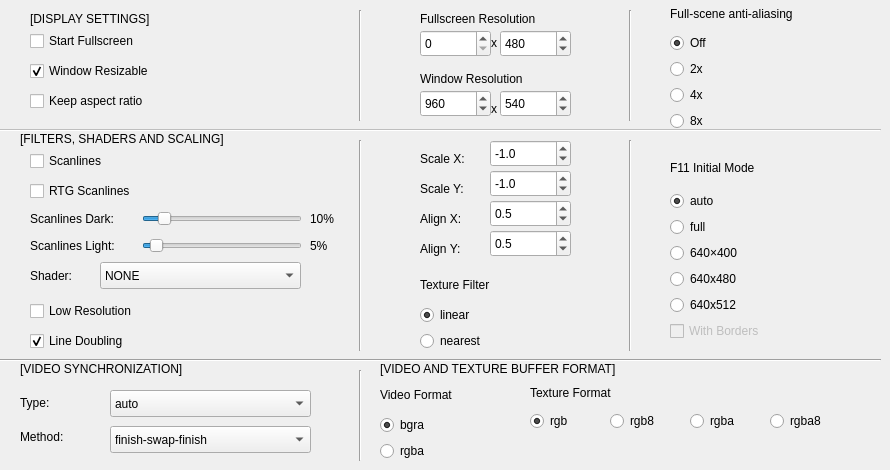
    <widget class="QWidget" name="graphicsMenu">
     <attribute name="icon">
      <iconset resource="ICO.qrc">
       <normaloff>:/Images/Images/graphics.png</normaloff>:/Images/Images/graphics.png</iconset>
     </attribute>
     <attribute name="title">
      <string>Graphics</string>
     </attribute>
     <widget class="QCheckBox" name="displaySettingsStartFullscreenRadioButton">
      <property name="geometry">
       <rect>
        <x>30</x>
        <y>30</y>
        <width>141</width>
        <height>22</height>
       </rect>
      </property>
      <property name="text">
       <string>Start Fullscreen</string>
      </property>
     </widget>
     <widget class="QSpinBox" name="fullscreenResolutionXSpinBox">
      <property name="geometry">
       <rect>
        <x>420</x>
        <y>30</y>
        <width>71</width>
        <height>27</height>
       </rect>
      </property>
      <property name="minimum">
       <number>0</number>
      </property>
      <property name="maximum">
       <number>2048</number>
      </property>
     </widget>
     <widget class="QLabel" name="fullscreenResolutionLabel">
      <property name="geometry">
       <rect>
        <x>420</x>
        <y>10</y>
        <width>151</width>
        <height>17</height>
       </rect>
      </property>
      <property name="text">
       <string>Fullscreen Resolution</string>
      </property>
     </widget>
     <widget class="QLabel" name="fullscreenResolutionIcsLabel">
      <property name="geometry">
       <rect>
        <x>491</x>
        <y>34</y>
        <width>16</width>
        <height>17</height>
       </rect>
      </property>
      <property name="text">
       <string>x</string>
      </property>
     </widget>
     <widget class="QSpinBox" name="fullscreenResolutionYSpinBox">
      <property name="geometry">
       <rect>
        <x>500</x>
        <y>30</y>
        <width>71</width>
        <height>27</height>
       </rect>
      </property>
      <property name="minimum">
       <number>0</number>
      </property>
      <property name="maximum">
       <number>2048</number>
      </property>
      <property name="value">
       <number>480</number>
      </property>
     </widget>
     <widget class="QSpinBox" name="windowResolutionYSpinBox">
      <property name="geometry">
       <rect>
        <x>500</x>
        <y>90</y>
        <width>71</width>
        <height>27</height>
       </rect>
      </property>
      <property name="minimum">
       <number>0</number>
      </property>
      <property name="maximum">
       <number>2048</number>
      </property>
      <property name="value">
       <number>540</number>
      </property>
     </widget>
     <widget class="QLabel" name="windowResolutionLabel">
      <property name="geometry">
       <rect>
        <x>420</x>
        <y>70</y>
        <width>151</width>
        <height>17</height>
       </rect>
      </property>
      <property name="text">
       <string>Window Resolution</string>
      </property>
     </widget>
     <widget class="QLabel" name="windowResolutionIcsLabel">
      <property name="geometry">
       <rect>
        <x>491</x>
        <y>100</y>
        <width>16</width>
        <height>17</height>
       </rect>
      </property>
      <property name="text">
       <string>x</string>
      </property>
     </widget>
     <widget class="QSpinBox" name="windowResolutionXSpinBox">
      <property name="geometry">
       <rect>
        <x>420</x>
        <y>90</y>
        <width>71</width>
        <height>27</height>
       </rect>
      </property>
      <property name="minimum">
       <number>0</number>
      </property>
      <property name="maximum">
       <number>2048</number>
      </property>
      <property name="value">
       <number>960</number>
      </property>
     </widget>
     <widget class="QWidget" name="verticalLayoutWidget_19">
      <property name="geometry">
       <rect>
        <x>670</x>
        <y>0</y>
        <width>154</width>
        <height>131</height>
       </rect>
      </property>
      <layout class="QVBoxLayout" name="fullSceneAntiAliasingPanel">
       <item>
        <widget class="QLabel" name="fullSceneAntiAliasingLabel">
         <property name="text">
          <string>Full-scene anti-aliasing</string>
         </property>
        </widget>
       </item>
       <item>
        <widget class="QRadioButton" name="fullSceneAntiAliasingOffRadioButton">
         <property name="text">
          <string>Off</string>
         </property>
         <property name="checked">
          <bool>true</bool>
         </property>
        </widget>
       </item>
       <item>
        <widget class="QRadioButton" name="fullSceneAntiAliasing2xRadioButton">
         <property name="text">
          <string>2x</string>
         </property>
        </widget>
       </item>
       <item>
        <widget class="QRadioButton" name="fullSceneAntiAliasing4xRadioButton">
         <property name="text">
          <string>4x</string>
         </property>
        </widget>
       </item>
       <item>
        <widget class="QRadioButton" name="fullSceneAntiAliasing8xRadioButton">
         <property name="text">
          <string>8x</string>
         </property>
        </widget>
       </item>
      </layout>
     </widget>
     <widget class="QCheckBox" name="displaySettingsKeepAspectRatioRadioButton">
      <property name="geometry">
       <rect>
        <x>30</x>
        <y>90</y>
        <width>161</width>
        <height>22</height>
       </rect>
      </property>
      <property name="text">
       <string>Keep aspect ratio</string>
      </property>
     </widget>
     <widget class="Line" name="line">
      <property name="enabled">
       <bool>false</bool>
      </property>
      <property name="geometry">
       <rect>
        <x>0</x>
        <y>120</y>
        <width>881</width>
        <height>20</height>
       </rect>
      </property>
      <property name="orientation">
       <enum>Qt::Horizontal</enum>
      </property>
     </widget>
     <widget class="QLabel" name="displaySettingsLabel">
      <property name="geometry">
       <rect>
        <x>30</x>
        <y>10</y>
        <width>151</width>
        <height>17</height>
       </rect>
      </property>
      <property name="text">
       <string>[DISPLAY SETTINGS]</string>
      </property>
     </widget>
     <widget class="QLabel" name="filterShadersScalingLabel">
      <property name="geometry">
       <rect>
        <x>20</x>
        <y>130</y>
        <width>231</width>
        <height>17</height>
       </rect>
      </property>
      <property name="text">
       <string>[FILTERS, SHADERS AND SCALING]</string>
      </property>
     </widget>
     <widget class="QCheckBox" name="scanlinesRadioButton">
      <property name="geometry">
       <rect>
        <x>30</x>
        <y>150</y>
        <width>97</width>
        <height>22</height>
       </rect>
      </property>
      <property name="text">
       <string>Scanlines</string>
      </property>
     </widget>
     <widget class="QCheckBox" name="scanlinesRTGRadioButton">
      <property name="geometry">
       <rect>
        <x>30</x>
        <y>180</y>
        <width>131</width>
        <height>22</height>
       </rect>
      </property>
      <property name="text">
       <string>RTG Scanlines</string>
      </property>
     </widget>
     <widget class="QSlider" name="scanlinesDarkHorizontalSlider">
      <property name="geometry">
       <rect>
        <x>142</x>
        <y>204</y>
        <width>160</width>
        <height>29</height>
       </rect>
      </property>
      <property name="maximum">
       <number>100</number>
      </property>
      <property name="value">
       <number>10</number>
      </property>
      <property name="orientation">
       <enum>Qt::Horizontal</enum>
      </property>
     </widget>
     <widget class="QLabel" name="scanlinesDarkLabel">
      <property name="geometry">
       <rect>
        <x>30</x>
        <y>210</y>
        <width>111</width>
        <height>17</height>
       </rect>
      </property>
      <property name="text">
       <string>Scanlines Dark:</string>
      </property>
     </widget>
     <widget class="QLabel" name="scanlinesDarkDisplayLabel">
      <property name="geometry">
       <rect>
        <x>310</x>
        <y>210</y>
        <width>51</width>
        <height>17</height>
       </rect>
      </property>
      <property name="text">
       <string>10%</string>
      </property>
     </widget>
     <widget class="QLabel" name="scanlinesLightLabel">
      <property name="geometry">
       <rect>
        <x>30</x>
        <y>237</y>
        <width>111</width>
        <height>17</height>
       </rect>
      </property>
      <property name="text">
       <string>Scanlines Light:</string>
      </property>
     </widget>
     <widget class="QLabel" name="scanlinesLightDisplayLabel">
      <property name="geometry">
       <rect>
        <x>310</x>
        <y>237</y>
        <width>51</width>
        <height>17</height>
       </rect>
      </property>
      <property name="text">
       <string>5%</string>
      </property>
     </widget>
     <widget class="QSlider" name="scanlinesLightHorizontalSlider">
      <property name="geometry">
       <rect>
        <x>142</x>
        <y>231</y>
        <width>160</width>
        <height>29</height>
       </rect>
      </property>
      <property name="maximum">
       <number>100</number>
      </property>
      <property name="value">
       <number>5</number>
      </property>
      <property name="sliderPosition">
       <number>5</number>
      </property>
      <property name="tracking">
       <bool>true</bool>
      </property>
      <property name="orientation">
       <enum>Qt::Horizontal</enum>
      </property>
     </widget>
     <widget class="QLabel" name="shaderLabel">
      <property name="geometry">
       <rect>
        <x>30</x>
        <y>267</y>
        <width>61</width>
        <height>17</height>
       </rect>
      </property>
      <property name="text">
       <string>Shader:</string>
      </property>
     </widget>
     <widget class="QComboBox" name="shaderComboBox">
      <property name="geometry">
       <rect>
        <x>100</x>
        <y>262</y>
        <width>201</width>
        <height>27</height>
       </rect>
      </property>
      <property name="sizePolicy">
       <sizepolicy hsizetype="Fixed" vsizetype="Fixed">
        <horstretch>0</horstretch>
        <verstretch>0</verstretch>
       </sizepolicy>
      </property>
      <property name="minimumSize">
       <size>
        <width>201</width>
        <height>27</height>
       </size>
      </property>
      <property name="maximumSize">
       <size>
        <width>201</width>
        <height>27</height>
       </size>
      </property>
      <property name="toolTip">
       <string>Select Shader</string>
      </property>
      <item>
       <property name="text">
        <string>NONE</string>
       </property>
      </item>
      <item>
       <property name="text">
        <string>crt</string>
       </property>
      </item>
      <item>
       <property name="text">
        <string>curvature</string>
       </property>
      </item>
      <item>
       <property name="text">
        <string>scanline-3x</string>
       </property>
      </item>
      <item>
       <property name="text">
        <string>heavybloom</string>
       </property>
      </item>
      <item>
       <property name="text">
        <string>simplebloom</string>
       </property>
      </item>
      <item>
       <property name="text">
        <string>edge-detection</string>
       </property>
      </item>
      <item>
       <property name="text">
        <string>lanczos-6tap</string>
       </property>
      </item>
      <item>
       <property name="text">
        <string>hq2x</string>
       </property>
      </item>
      <item>
       <property name="text">
        <string>scale2x</string>
       </property>
      </item>
     </widget>
     <widget class="QCheckBox" name="lowResolutionRadioButton">
      <property name="geometry">
       <rect>
        <x>30</x>
        <y>300</y>
        <width>171</width>
        <height>22</height>
       </rect>
      </property>
      <property name="text">
       <string>Low Resolution</string>
      </property>
     </widget>
     <widget class="QCheckBox" name="lineDoublingRadioButton">
      <property name="geometry">
       <rect>
        <x>30</x>
        <y>330</y>
        <width>171</width>
        <height>22</height>
       </rect>
      </property>
      <property name="text">
       <string>Line Doubling</string>
      </property>
      <property name="checked">
       <bool>true</bool>
      </property>
     </widget>
     <widget class="QLabel" name="scaleYLabel">
      <property name="geometry">
       <rect>
        <x>420</x>
        <y>180</y>
        <width>71</width>
        <height>17</height>
       </rect>
      </property>
      <property name="text">
       <string>Scale Y:</string>
      </property>
     </widget>
     <widget class="QLabel" name="alignXLabel">
      <property name="geometry">
       <rect>
        <x>420</x>
        <y>210</y>
        <width>71</width>
        <height>17</height>
       </rect>
      </property>
      <property name="text">
       <string>Align X:</string>
      </property>
     </widget>
     <widget class="QLabel" name="alignYLabel">
      <property name="geometry">
       <rect>
        <x>420</x>
        <y>240</y>
        <width>71</width>
        <height>17</height>
       </rect>
      </property>
      <property name="text">
       <string>Align Y:</string>
      </property>
     </widget>
     <widget class="QDoubleSpinBox" name="scaleXDoubleSpinBox">
      <property name="geometry">
       <rect>
        <x>490</x>
        <y>140</y>
        <width>81</width>
        <height>27</height>
       </rect>
      </property>
      <property name="sizePolicy">
       <sizepolicy hsizetype="Fixed" vsizetype="Fixed">
        <horstretch>0</horstretch>
        <verstretch>0</verstretch>
       </sizepolicy>
      </property>
      <property name="maximumSize">
       <size>
        <width>81</width>
        <height>27</height>
       </size>
      </property>
      <property name="decimals">
       <number>1</number>
      </property>
      <property name="minimum">
       <double>-50.000000000000000</double>
      </property>
      <property name="maximum">
       <double>50.000000000000000</double>
      </property>
      <property name="singleStep">
       <double>0.500000000000000</double>
      </property>
      <property name="value">
       <double>-1.000000000000000</double>
      </property>
     </widget>
     <widget class="QLabel" name="scaleXLabel">
      <property name="geometry">
       <rect>
        <x>420</x>
        <y>150</y>
        <width>71</width>
        <height>17</height>
       </rect>
      </property>
      <property name="text">
       <string>Scale X:</string>
      </property>
     </widget>
     <widget class="QDoubleSpinBox" name="scaleYDoubleSpinBox">
      <property name="geometry">
       <rect>
        <x>490</x>
        <y>170</y>
        <width>81</width>
        <height>27</height>
       </rect>
      </property>
      <property name="sizePolicy">
       <sizepolicy hsizetype="Fixed" vsizetype="Fixed">
        <horstretch>0</horstretch>
        <verstretch>0</verstretch>
       </sizepolicy>
      </property>
      <property name="maximumSize">
       <size>
        <width>81</width>
        <height>27</height>
       </size>
      </property>
      <property name="decimals">
       <number>1</number>
      </property>
      <property name="minimum">
       <double>-50.000000000000000</double>
      </property>
      <property name="maximum">
       <double>50.000000000000000</double>
      </property>
      <property name="singleStep">
       <double>0.500000000000000</double>
      </property>
      <property name="value">
       <double>-1.000000000000000</double>
      </property>
     </widget>
     <widget class="QDoubleSpinBox" name="alignXdoubleSpinBox">
      <property name="geometry">
       <rect>
        <x>490</x>
        <y>200</y>
        <width>81</width>
        <height>27</height>
       </rect>
      </property>
      <property name="sizePolicy">
       <sizepolicy hsizetype="Fixed" vsizetype="Fixed">
        <horstretch>0</horstretch>
        <verstretch>0</verstretch>
       </sizepolicy>
      </property>
      <property name="maximumSize">
       <size>
        <width>81</width>
        <height>27</height>
       </size>
      </property>
      <property name="decimals">
       <number>1</number>
      </property>
      <property name="minimum">
       <double>-50.000000000000000</double>
      </property>
      <property name="maximum">
       <double>50.000000000000000</double>
      </property>
      <property name="singleStep">
       <double>0.500000000000000</double>
      </property>
      <property name="value">
       <double>0.500000000000000</double>
      </property>
     </widget>
     <widget class="QDoubleSpinBox" name="alignYDoubleSpinBox">
      <property name="geometry">
       <rect>
        <x>490</x>
        <y>230</y>
        <width>81</width>
        <height>27</height>
       </rect>
      </property>
      <property name="sizePolicy">
       <sizepolicy hsizetype="Fixed" vsizetype="Fixed">
        <horstretch>0</horstretch>
        <verstretch>0</verstretch>
       </sizepolicy>
      </property>
      <property name="maximumSize">
       <size>
        <width>81</width>
        <height>27</height>
       </size>
      </property>
      <property name="decimals">
       <number>1</number>
      </property>
      <property name="minimum">
       <double>-50.000000000000000</double>
      </property>
      <property name="maximum">
       <double>50.000000000000000</double>
      </property>
      <property name="singleStep">
       <double>0.500000000000000</double>
      </property>
      <property name="value">
       <double>0.500000000000000</double>
      </property>
     </widget>
     <widget class="QWidget" name="verticalLayoutWidget_20">
      <property name="geometry">
       <rect>
        <x>670</x>
        <y>150</y>
        <width>161</width>
        <height>191</height>
       </rect>
      </property>
      <layout class="QVBoxLayout" name="f11InitialModePanel">
       <item>
        <widget class="QLabel" name="f11InitialModeLabel">
         <property name="text">
          <string>F11 Initial Mode</string>
         </property>
        </widget>
       </item>
       <item>
        <widget class="QRadioButton" name="f11InitalModeAutoRadioButton">
         <property name="text">
          <string>auto</string>
         </property>
         <property name="checked">
          <bool>true</bool>
         </property>
        </widget>
       </item>
       <item>
        <widget class="QRadioButton" name="f11InitalModeFullRadioButton">
         <property name="text">
          <string>full</string>
         </property>
        </widget>
       </item>
       <item>
        <widget class="QRadioButton" name="f11InitalMode640x400RadioButton">
         <property name="text">
          <string>640×400</string>
         </property>
        </widget>
       </item>
       <item>
        <widget class="QRadioButton" name="f11InitalMode640x480RadioButton">
         <property name="text">
          <string>640x480</string>
         </property>
        </widget>
       </item>
       <item>
        <widget class="QRadioButton" name="f11InitalMode640x512RadioButton">
         <property name="text">
          <string>640x512</string>
         </property>
        </widget>
       </item>
       <item>
        <widget class="QCheckBox" name="f11InitialModeWithBorderCheckBox">
         <property name="enabled">
          <bool>false</bool>
         </property>
         <property name="text">
          <string>With Borders</string>
         </property>
        </widget>
       </item>
      </layout>
     </widget>
     <widget class="QWidget" name="verticalLayoutWidget_21">
      <property name="geometry">
       <rect>
        <x>420</x>
        <y>270</y>
        <width>161</width>
        <height>81</height>
       </rect>
      </property>
      <layout class="QVBoxLayout" name="textureFilter">
       <item>
        <widget class="QLabel" name="textureFilterLabel">
         <property name="text">
          <string>Texture Filter</string>
         </property>
        </widget>
       </item>
       <item>
        <widget class="QRadioButton" name="textureFilterLinearRadioButton">
         <property name="text">
          <string>linear</string>
         </property>
         <property name="checked">
          <bool>true</bool>
         </property>
        </widget>
       </item>
       <item>
        <widget class="QRadioButton" name="textureFilterNearestRadioButton">
         <property name="text">
          <string>nearest</string>
         </property>
        </widget>
       </item>
      </layout>
     </widget>
     <widget class="Line" name="line_11">
      <property name="geometry">
       <rect>
        <x>0</x>
        <y>350</y>
        <width>881</width>
        <height>20</height>
       </rect>
      </property>
      <property name="orientation">
       <enum>Qt::Horizontal</enum>
      </property>
     </widget>
     <widget class="QLabel" name="videoSynchronizationLabel">
      <property name="geometry">
       <rect>
        <x>20</x>
        <y>360</y>
        <width>231</width>
        <height>17</height>
       </rect>
      </property>
      <property name="text">
       <string>[VIDEO SYNCHRONIZATION]</string>
      </property>
     </widget>
     <widget class="QCheckBox" name="displaySettingsResizableRadioButton">
      <property name="geometry">
       <rect>
        <x>30</x>
        <y>60</y>
        <width>151</width>
        <height>22</height>
       </rect>
      </property>
      <property name="text">
       <string>Window Resizable</string>
      </property>
      <property name="checked">
       <bool>true</bool>
      </property>
     </widget>
     <widget class="QLabel" name="videoSynchronizationTypeLabel">
      <property name="geometry">
       <rect>
        <x>20</x>
        <y>394</y>
        <width>91</width>
        <height>17</height>
       </rect>
      </property>
      <property name="text">
       <string>Type:</string>
      </property>
     </widget>
     <widget class="QComboBox" name="videoSyncComboBox">
      <property name="geometry">
       <rect>
        <x>110</x>
        <y>390</y>
        <width>201</width>
        <height>27</height>
       </rect>
      </property>
      <property name="sizePolicy">
       <sizepolicy hsizetype="Fixed" vsizetype="Fixed">
        <horstretch>0</horstretch>
        <verstretch>0</verstretch>
       </sizepolicy>
      </property>
      <property name="minimumSize">
       <size>
        <width>201</width>
        <height>27</height>
       </size>
      </property>
      <property name="maximumSize">
       <size>
        <width>201</width>
        <height>27</height>
       </size>
      </property>
      <property name="toolTip">
       <string>Select Video Synchronization Type</string>
      </property>
      <item>
       <property name="text">
        <string>auto</string>
       </property>
      </item>
      <item>
       <property name="text">
        <string>off</string>
       </property>
      </item>
      <item>
       <property name="text">
        <string>vblank</string>
       </property>
      </item>
      <item>
       <property name="text">
        <string>full</string>
       </property>
      </item>
     </widget>
     <widget class="QComboBox" name="videoSynkMethodeComboBox">
      <property name="geometry">
       <rect>
        <x>110</x>
        <y>426</y>
        <width>201</width>
        <height>27</height>
       </rect>
      </property>
      <property name="sizePolicy">
       <sizepolicy hsizetype="Fixed" vsizetype="Fixed">
        <horstretch>0</horstretch>
        <verstretch>0</verstretch>
       </sizepolicy>
      </property>
      <property name="minimumSize">
       <size>
        <width>201</width>
        <height>27</height>
       </size>
      </property>
      <property name="maximumSize">
       <size>
        <width>201</width>
        <height>27</height>
       </size>
      </property>
      <property name="toolTip">
       <string>Select Video Synchronization Method</string>
      </property>
      <item>
       <property name="text">
        <string>finish-swap-finish</string>
       </property>
      </item>
      <item>
       <property name="text">
        <string>swap</string>
       </property>
      </item>
      <item>
       <property name="text">
        <string>swap-finish</string>
       </property>
      </item>
      <item>
       <property name="text">
        <string>finish-sleep-swap-finish</string>
       </property>
      </item>
      <item>
       <property name="text">
        <string>sleep-swap-finish</string>
       </property>
      </item>
      <item>
       <property name="text">
        <string>swap-fence</string>
       </property>
      </item>
      <item>
       <property name="text">
        <string>swap-sleep-fence</string>
       </property>
      </item>
     </widget>
     <widget class="QLabel" name="videoSynchronizationMethodeLabel">
      <property name="geometry">
       <rect>
        <x>20</x>
        <y>420</y>
        <width>72</width>
        <height>33</height>
       </rect>
      </property>
      <property name="text">
       <string>Method:</string>
      </property>
     </widget>
     <widget class="QLabel" name="videoAndTextureLabel">
      <property name="geometry">
       <rect>
        <x>380</x>
        <y>360</y>
        <width>271</width>
        <height>17</height>
       </rect>
      </property>
      <property name="text">
       <string>[VIDEO AND TEXTURE BUFFER FORMAT]</string>
      </property>
     </widget>
     <widget class="QWidget" name="verticalLayoutWidget_43">
      <property name="geometry">
       <rect>
        <x>380</x>
        <y>380</y>
        <width>111</width>
        <height>81</height>
       </rect>
      </property>
      <layout class="QVBoxLayout" name="videoFormatPanel">
       <item>
        <widget class="QLabel" name="videoFormatLabel">
         <property name="text">
          <string>Video Format</string>
         </property>
        </widget>
       </item>
       <item>
        <widget class="QRadioButton" name="videoFormatBGRARadioButton">
         <property name="text">
          <string>bgra</string>
         </property>
         <property name="checked">
          <bool>true</bool>
         </property>
        </widget>
       </item>
       <item>
        <widget class="QRadioButton" name="videoFormatRGBARadioButton">
         <property name="text">
          <string>rgba</string>
         </property>
        </widget>
       </item>
      </layout>
     </widget>
     <widget class="QWidget" name="verticalLayoutWidget_44">
      <property name="geometry">
       <rect>
        <x>530</x>
        <y>380</y>
        <width>314</width>
        <height>51</height>
       </rect>
      </property>
      <layout class="QVBoxLayout" name="textureFormatPanel">
       <item>
        <widget class="QLabel" name="textureFormatLabel">
         <property name="text">
          <string>Texture Format</string>
         </property>
        </widget>
       </item>
       <item>
        <layout class="QHBoxLayout" name="textureFormatModePanel">
         <item>
          <widget class="QRadioButton" name="textureFormatModeRGBRadioButton">
           <property name="text">
            <string>rgb</string>
           </property>
           <property name="checked">
            <bool>true</bool>
           </property>
          </widget>
         </item>
         <item>
          <widget class="QRadioButton" name="textureFormatModeRGB8RadioButton">
           <property name="text">
            <string>rgb8</string>
           </property>
          </widget>
         </item>
         <item>
          <widget class="QRadioButton" name="textureFormatModeRGBARadioButton">
           <property name="text">
            <string>rgba</string>
           </property>
          </widget>
         </item>
         <item>
          <widget class="QRadioButton" name="textureFormatModeRGBA8RadioButton">
           <property name="text">
            <string>rgba8</string>
           </property>
          </widget>
         </item>
        </layout>
       </item>
      </layout>
     </widget>
     <widget class="Line" name="line_13">
      <property name="geometry">
       <rect>
        <x>350</x>
        <y>10</y>
        <width>20</width>
        <height>111</height>
       </rect>
      </property>
      <property name="orientation">
       <enum>Qt::Vertical</enum>
      </property>
     </widget>
     <widget class="Line" name="line_15">
      <property name="geometry">
       <rect>
        <x>350</x>
        <y>140</y>
        <width>20</width>
        <height>211</height>
       </rect>
      </property>
      <property name="orientation">
       <enum>Qt::Vertical</enum>
      </property>
     </widget>
     <widget class="Line" name="line_14">
      <property name="geometry">
       <rect>
        <x>620</x>
        <y>10</y>
        <width>20</width>
        <height>111</height>
       </rect>
      </property>
      <property name="orientation">
       <enum>Qt::Vertical</enum>
      </property>
     </widget>
     <widget class="Line" name="line_16">
      <property name="geometry">
       <rect>
        <x>620</x>
        <y>140</y>
        <width>20</width>
        <height>211</height>
       </rect>
      </property>
      <property name="orientation">
       <enum>Qt::Vertical</enum>
      </property>
     </widget>
     <widget class="Line" name="line_17">
      <property name="geometry">
       <rect>
        <x>350</x>
        <y>370</y>
        <width>20</width>
        <height>91</height>
       </rect>
      </property>
      <property name="orientation">
       <enum>Qt::Vertical</enum>
      </property>
     </widget>
    </widget>
